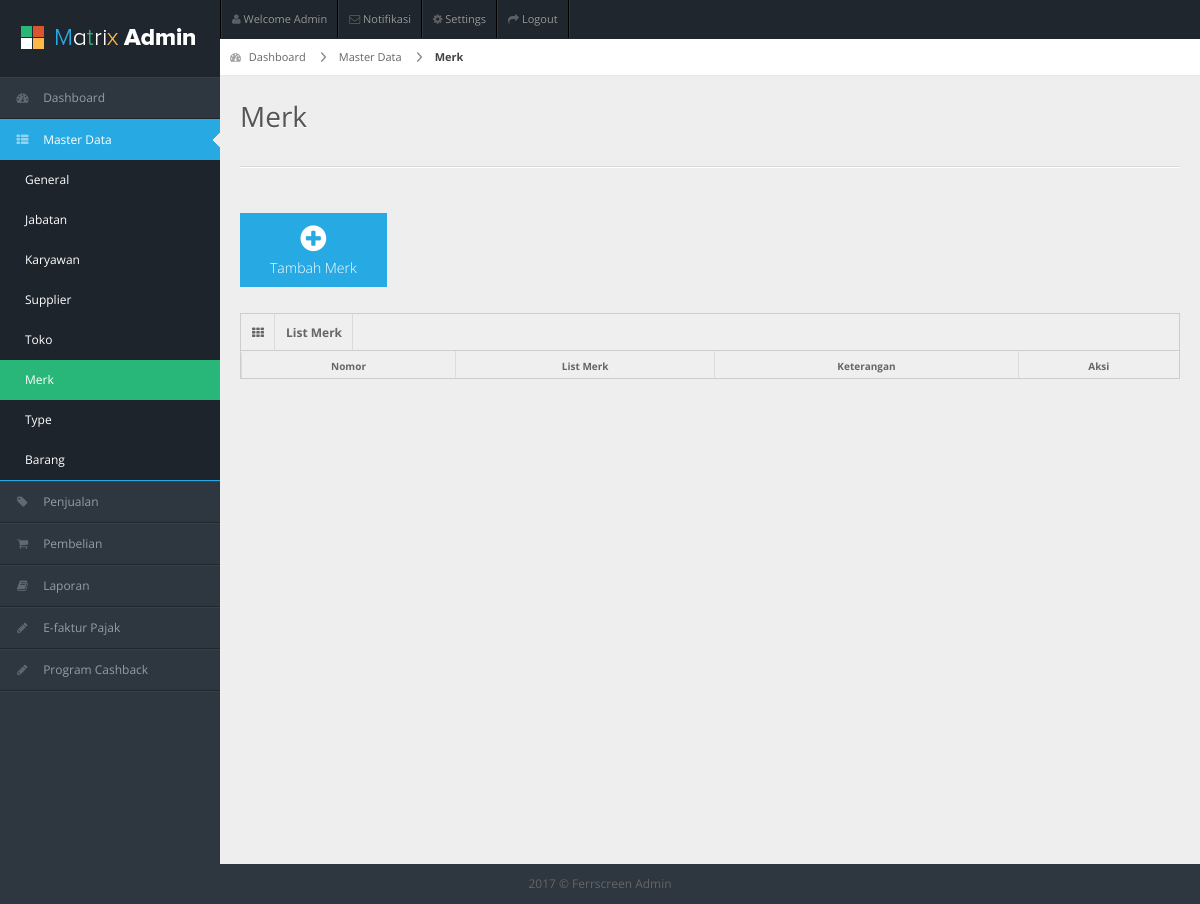
The app's page /index.php/merk, older data.
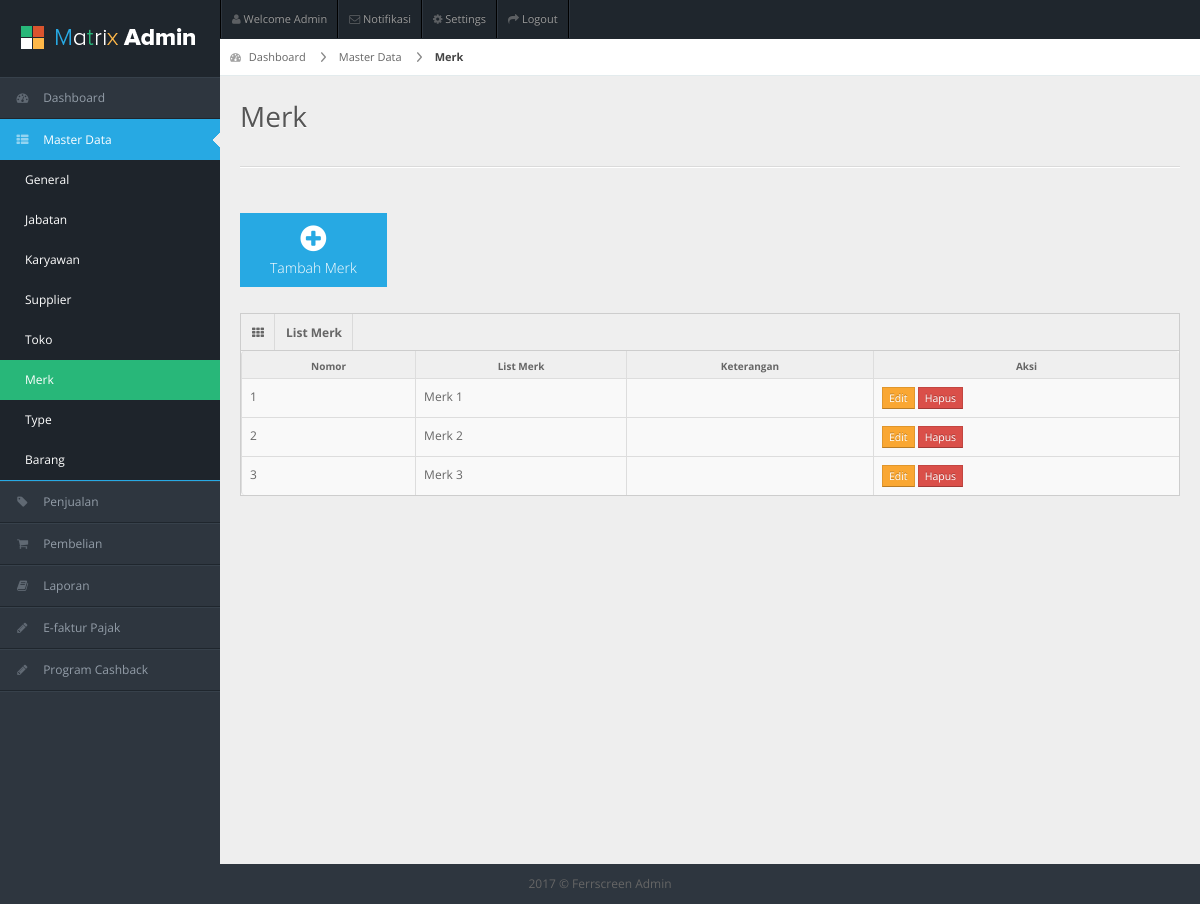
The same page, newer data.
### tables this page shows
CREATE TABLE `merk` (
  `id` int(11) NOT NULL,
  `nama` varchar(255) NOT NULL,
  `keterangan` text NOT NULL,
  `is_aktif` enum('0','1') NOT NULL,
  `created_at` datetime NOT NULL
);

### application/controllers/Merk.php (called while the page is built, shortened)
<?php
class Merk extends CI_Controller {
	public function __construct(){
	 	$this->load->model('Merk_Model');
    }
	public function index()
	{
		$dataMenu = array(
	        'menuAktif' => "masterdata",
	        'subMenu' => "merk"
		);
		$dataMerk = $this->Merk_Model->get_allMerk();
		$data = array(
	        'dataMerk' => $dataMerk
		);
		$this->load->view('header');
		$this->load->view('sidebar',$dataMenu);
		$this->load->view('MasterData/Merk/v_merk',$data);
	}
}

### index.php (called while the page is built, shortened)
<?php
require_once BASEPATH.'core/CodeIgniter.php';

### application/models/Merk_Model.php (called while the page is built, shortened)
<?php
class Merk_Model extends CI_Model {
    public function get_allMerk(){
        $sql = "SELECT m.*
                FROM merk m
                WHERE m.is_aktif=?
                ORDER BY m.nama ASC";
        $result = $this->db->query($sql, array("1"));
        return $result->result_array();
    }
}

### application/views/MasterData/Merk/v_merk.php (the view, shortened to what this page needs)
<div id="content">
  <div id="content-header">
    <div id="breadcrumb">
      <a href="<?php echo base_url();?>dashboard" title="Go to Home" class="tip-bottom">
        <i class="icon-dashboard"></i>
        Dashboard
      </a>
      <a href="#" class="">
        Master Data
      </a>
      <a href="#" class="current">
        Merk
      </a>
    </div>
    <h1>Merk</h1>
  </div>
  <div class="container-fluid">
    <hr>
    <div class="quick-actions_homepage">
      <ul class="quick-actions">
        <li class="bg_lb">
          <a href="<?php echo base_url();?>merk/tambahMerk">
            <i class="icon-plus-sign"></i>
            Tambah Merk
          </a>
        </li>
      </ul>
    </div>
    <div class="row-fluid">
      <div class="span12">
      <div class="widget-box">
          <div class="widget-title">
            <span class="icon"><i class="icon-th"></i></span>
            <span class="icon"><b>List Merk</b></span>
          </div>
          <div class="widget-content nopadding">
            <table class="table table-bordered data-table">
              <thead>
                <tr>
                  <th>Nomor</th>
                  <th>List Merk</th>
                  <th>Keterangan</th>
                  <th>Aksi</th>
                </tr>
              </thead>
              <tbody>
              <?php
                if(isset($dataMerk))
                {
                    $number=1;
                    foreach ($dataMerk as $merk)
                    {
                      echo ' <tr class="gradeX">
                                <td>'.$number.'</td>
                                <td>'.$merk["nama"].'</td>
                                <td>'.$merk["keterangan"].'</td>
                                <td class="center">
                                    <a href="'.base_url().'merk/editMerk/'.$merk["id"].'" class="btn btn-warning btn-mini" role="button">Edit</a>
                                    <a href="#deleteData'.$merk["id"].'" data-toggle="modal" class="btn btn-danger btn-mini" role="button">Hapus</a>
                                    <div id="deleteData'.$merk["id"].'" class="modal hide" aria-hidden="true" style="display: none;">
                                      <div class="modal-header">
                                        <button data-dismiss="modal" class="close" type="button">×</button>
                                        <h3>Hapus Data</h3>
                                      </div>
                                      <div class="modal-body">
                                        <p>Apakah kamu ingin menghapus data '.$merk["nama"].'?</p>
                                      </div>
                                      <div class="modal-footer">
                                        <a class="btn btn-primary" href="'.base_url().'merk/hapusMerk/'.$merk["id"].'" name="btnHapus">Hapus</a>
                                        <a data-dismiss="modal" class="btn" href="#">Cancel</a>
                                      </div>
                                    </div>
                                </td>
                              </tr>';
                      $number++;
                    }
                  }
              ?>
              </tbody>
            </table>
          </div>
        </div>
      </div>
    </div>
  </div>
</div>
<div class="row-fluid">
  <div id="footer" class="span12"> 2017 &copy; Ferrscreen Admin</div>
</div>
</body>
</html>

Row changes from the older to the newer data that the page shows:
added merk: nama "Merk 1"
added merk: nama "Merk 2"
added merk: nama "Merk 3"
